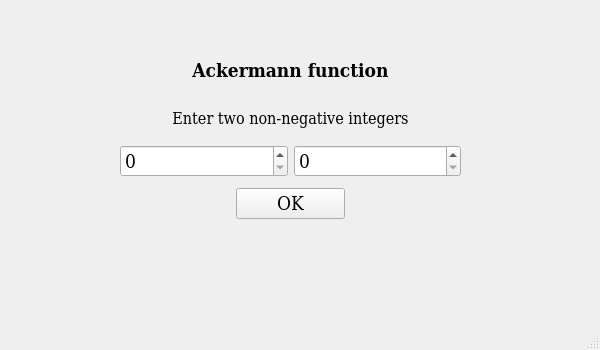
<?xml version="1.0" encoding="UTF-8"?>
<ui version="4.0">
 <class>MainWindow</class>
 <widget class="QMainWindow" name="MainWindow">
  <property name="geometry">
   <rect>
    <x>0</x>
    <y>0</y>
    <width>600</width>
    <height>350</height>
   </rect>
  </property>
  <property name="sizePolicy">
   <sizepolicy hsizetype="Fixed" vsizetype="Fixed">
    <horstretch>0</horstretch>
    <verstretch>0</verstretch>
   </sizepolicy>
  </property>
  <property name="windowTitle">
   <string>MainWindow</string>
  </property>
  <widget class="QWidget" name="centralwidget">
   <widget class="QWidget" name="verticalLayoutWidget">
    <property name="geometry">
     <rect>
      <x>120</x>
      <y>50</y>
      <width>341</width>
      <height>221</height>
     </rect>
    </property>
    <layout class="QVBoxLayout" name="verticalLayout">
     <property name="sizeConstraint">
      <enum>QLayout::SetDefaultConstraint</enum>
     </property>
     <property name="leftMargin">
      <number>0</number>
     </property>
     <item>
      <widget class="QLabel" name="label">
       <property name="font">
        <font>
         <family>DejaVu Serif Condensed</family>
         <pointsize>14</pointsize>
         <bold>true</bold>
        </font>
       </property>
       <property name="text">
        <string>Ackermann function</string>
       </property>
       <property name="alignment">
        <set>Qt::AlignCenter</set>
       </property>
      </widget>
     </item>
     <item>
      <widget class="QLabel" name="label_2">
       <property name="font">
        <font>
         <family>DejaVu Serif Condensed</family>
         <pointsize>12</pointsize>
        </font>
       </property>
       <property name="text">
        <string>Enter two non-negative integers</string>
       </property>
       <property name="alignment">
        <set>Qt::AlignCenter</set>
       </property>
      </widget>
     </item>
     <item>
      <layout class="QHBoxLayout" name="horizontalLayout">
       <item>
        <widget class="QSpinBox" name="spinBox">
         <property name="font">
          <font>
           <family>DejaVu Serif Condensed</family>
           <pointsize>14</pointsize>
          </font>
         </property>
        </widget>
       </item>
       <item>
        <widget class="QSpinBox" name="spinBox_2">
         <property name="font">
          <font>
           <family>DejaVu Serif Condensed</family>
           <pointsize>14</pointsize>
          </font>
         </property>
        </widget>
       </item>
      </layout>
     </item>
     <item>
      <layout class="QHBoxLayout" name="horizontalLayout_2">
       <item>
        <widget class="QLabel" name="label_3">
         <property name="text">
          <string/>
         </property>
        </widget>
       </item>
       <item>
        <widget class="QPushButton" name="pushButton">
         <property name="font">
          <font>
           <family>DejaVu Serif Condensed</family>
           <pointsize>14</pointsize>
          </font>
         </property>
         <property name="text">
          <string>OK</string>
         </property>
        </widget>
       </item>
       <item>
        <widget class="QLabel" name="label_4">
         <property name="text">
          <string/>
         </property>
        </widget>
       </item>
      </layout>
     </item>
     <item>
      <widget class="QLabel" name="label_5">
       <property name="font">
        <font>
         <family>DejaVu Serif Condensed</family>
         <pointsize>14</pointsize>
        </font>
       </property>
       <property name="text">
        <string/>
       </property>
       <property name="alignment">
        <set>Qt::AlignCenter</set>
       </property>
      </widget>
     </item>
    </layout>
   </widget>
  </widget>
  <widget class="QMenuBar" name="menubar">
   <property name="geometry">
    <rect>
     <x>0</x>
     <y>0</y>
     <width>600</width>
     <height>22</height>
    </rect>
   </property>
  </widget>
  <widget class="QStatusBar" name="statusbar"/>
 </widget>
 <resources/>
 <connections/>
</ui>
